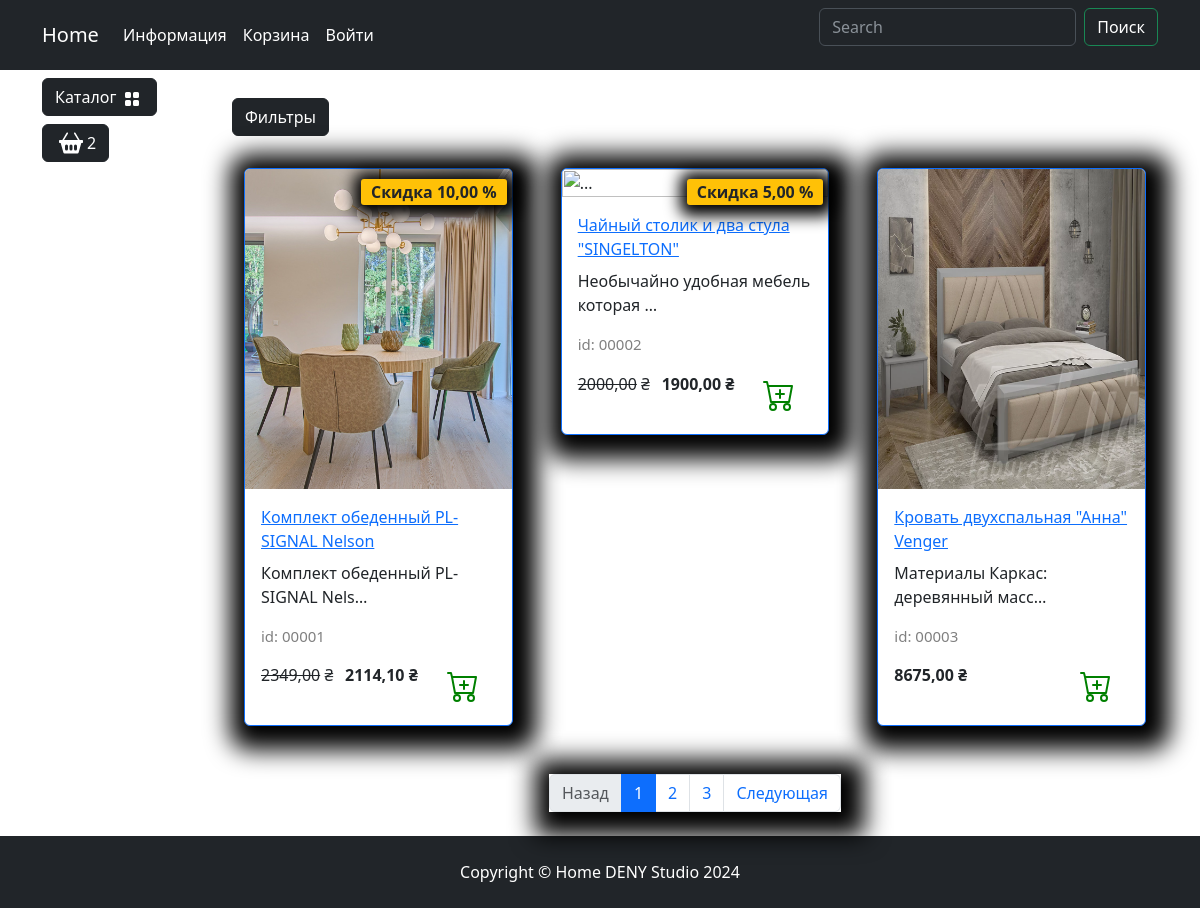
Page /catalog/all/ on the committed database.
### carts/models.py (models this page shows, shortened)
class Cart(models.Model):
    user = models.ForeignKey(to=User, on_delete=models.CASCADE, blank=True, null=True, verbose_name='Пользователь')
    product = models.ForeignKey(to=Products, on_delete=models.CASCADE, verbose_name='Товар')
    quantity = models.PositiveSmallIntegerField(default=0, verbose_name='Количество')
    session_key = models.CharField(max_length=32, null=True, blank=True)
    created_timestamp = models.DateTimeField(auto_now_add=True, verbose_name='Дата добавления')
    class Meta:
        db_table = 'cart'
        verbose_name = "Корзина"
        verbose_name_plural = "Корзина"
    objects = CartQueryset().as_manager()
    def products_price(self):
        return round(self.product.sell_price() * self.quantity, 2)

### goods/models.py (models this page shows, shortened)
class Products(models.Model):
    name = models.CharField(max_length=150, unique=True, verbose_name='Название')
    slug = models.SlugField(max_length=200, unique=True, blank=True, null=False, verbose_name='URL')
    description = models.TextField(blank=True, null=True, verbose_name='Описание товара')
    image = models.ImageField(upload_to='goods_images', blank=True, null=True, verbose_name='Изображение товра')
    price = models.DecimalField(default=0.00, max_digits=7, decimal_places=2, verbose_name='Стоимость товара')
    discount = models.DecimalField(default=0.00, max_digits=7, decimal_places=2, verbose_name='Скидка на товар в %')
    quantity = models.PositiveIntegerField(default=0, verbose_name='Колличество товара')
    category = models.ForeignKey(to=Categories, on_delete=models.CASCADE, verbose_name='Категория')
    class Meta:
        db_table = 'product'
        verbose_name = 'Продукт'
        verbose_name_plural = 'Продукты'
        ordering = ('id',)
    def display_id(self):
        return f"{self.id:05}"
    def sell_price(self):
        if self.discount:
            return round(self.price - self.price * self.discount / 100, 2)
        return self.price

### goods/views.py (the view)
# urls.py: path("catalog/", include("goods.urls", namespace='catalog')),
def catalog(request, category_slug=None):
    page = request.GET.get('page', 1)
    on_sale = request.GET.get('on_sale', None)
    order_by = request.GET.get('order_by', None)
    query = request.GET.get('q', None)
    if category_slug == 'all':
        goods = Products.objects.all()
    elif query:
        goods = q_search(query)
    else:
        goods = get_list_or_404(Products.objects.filter(category__slug=category_slug))
    if on_sale:
        goods = goods.filter(discount__gt=0)
    if order_by and order_by != "default":
        goods = goods.order_by(order_by)
    paginator = Paginator(goods, 3)
    current_page = paginator.page(int(page))
    context: dict[str, str]={
        'title': 'HOUSEHOLDS - catalog',
        'goods': current_page,
        'slug_url': category_slug,
    }
    return render(request, 'goods/catalog.html', context)

### carts/models.py (called while the page is built)
    def total_price(self):
        return sum(cart.products_price() for cart in self)

    def total_quantity(self):
        if self:
            return sum(cart.quantity for cart in self)
        return 0

### carts/templatetags/carts_tags.py (called while the page is built)
@register.simple_tag()
def user_carts(request):
    return get_user_carts(request)

### carts/utils.py (called while the page is built)
def get_user_carts(request):
    if request.user.is_authenticated:
        return Cart.objects.filter(user=request.user).select_related('product')
    if not request.session.session_key:
        request.session.create()
    return Cart.objects.filter(session_key=request.session.session_key).select_related('product')

### goods/templatetags/goods_tags.py (called while the page is built)
@register.simple_tag()
def tag_categories():
    return Categories.objects.all()

@register.simple_tag(takes_context=True)
def change_params(context, **kwargs):
    query: Any = context['request'].GET.dict()
    query.update(kwargs)
    return urlencode(query)

### goods/templates/goods/catalog.html (shortened to what this page needs)
{% extends "base.html" %}
{% load static %}
{% load goods_tags %}
{% block modal_cart %}
{% include 'includes/cart_button.html' %}
{% endblock %}
{% block content %}
                    <div class="row">
                        <div class="dropdown mb-2">
                            <button class="btn btn-secondary dropdown-toggle btn-dark" type="button" data-bs-toggle="dropdown"
                                aria-expanded="false">
                                Фильтры
                            </button>
                        </div>
                     {% for product in goods%}
                        <div class="col-lg-4 col-md-6 p-4">
                            <div class="card border-primary rounded custom-shadow">
                                {% if product.image %}
                                    <img src="{{ product.image.url }}" class="card-img-top" alt="...">
                                {% else %}
                                    <img src="{% static 'deps/images/Not found image.png' %}" class="card-img-top" alt="{{ product.name }}">
                                {% endif %}
                                <div class="card-body">
                                    <a href="{% url 'catalog:product' product.slug %}">
                                        <p class="card-title">{{ product.name }}</p>
                                    </a>
                                    <p class="card-text">{{ product.description|truncatechars:35 }}</p>
                                    <p class="product_id">id: {{ product.display_id }}</p>
                                    <div class="d-flex justify-content-between">
                                        {% if product.discount%}
                                            <p><s>{{ product.price }}</s> ₴</p>
                                            <p><strong>{{ product.sell_price }} ₴</strong></p>
                                            <span class="badge bg-warning text-dark">Скидка {{ product.discount }} %</span>
                                        {% else %}
                                            <p><strong>{{ product.price }} ₴</strong></p>
                                        {% endif %}
                                        <a href="{% url 'cart:cart_add' product.slug %}" class="btn add-to-cart">
                                            <img class="mx-1" src="{% static 'deps/icons/cart-plus.svg' %}" alt="Catalog Icon"
                                                width="32" height="32">
                                        </a>
                                    </div>
                                </div>
                            </div>
                        </div>
                    {% endfor %}
                    </div>
                    <nav aria-label="Page navigation example">
                        <ul class="pagination justify-content-center my-4">
                            <div class="custom-shadow d-flex">
                                <li class="page-item {% if not goods.has_previous %} disabled {%  endif %}">
                                  <a class="page-link" href="{% if goods.has_previous %}?{% change_params page=goods.previous_page_number %}{% else %}#{% endif %}">Назад</a>
                                </li>
                                {% for page in goods.paginator.page_range%}
                                {% if page >= goods.number|add:-2 and page <= goods.number|add:2 %}
                                    <li class="page-item {% if goods.number == page %} active {% endif %}">
                                        <a class="page-link" href="?{% change_params page=page %}">{{ page }}</a>
                                    </li>
                                {%  endif %}
                                {%  endfor %}
                                    <li class="page-item {% if not goods.has_next %} disabled {%  endif %}">
                                  <a class="page-link" href="{% if goods.has_next %}?{% change_params page=goods.next_page_number %}{% else %}#{%  endif %}">Следующая</a>
                                </li>
                            </div>
                        </ul>
                    </nav>
{% endblock %}
{% block footer %}
    <footer class="py-4 bg-dark">
        <div class="container">
            <p class="m-0 text-center text-white">Copyright &copy; Home DENY Studio 2024</p>
        </div>
    </footer>
{% endblock %}

### templates/base.html (shortened to what this page needs)
{% load static %}
{% load goods_tags %}
<html lang="en">
<head>
    <link rel="stylesheet" href="{% static 'deps/css/bootstrap/bootstrap.min.css' %}">
    <link rel="stylesheet" href="{% static 'deps/css/my_css.css' %}">
</head>
<body style="background-image: url('https://img.tsn.ua/cached/435/tsn-e4d2bbace79d9196864837254e47d00a/thumbs/x/5a/21/7d0bb67a5b08a3aa539a00fbe88a215a.jpeg');">
    <header>
        <nav class="navbar navbar-expand-lg bg-dark" data-bs-theme="dark">
            <div class="container">
                <a class="navbar-brand" href="{%  url 'main:index' %}">Home</a>
                <div class="collapse navbar-collapse" id="navbarSupportedContent">
                    <ul class="navbar-nav me-auto mb-2 mb-lg-0">
                        <li class="nav-item dropdown ">
                            <a class="nav-link dropdown-toggle text-white" href="#" role="button"
                                data-bs-toggle="dropdown" aria-expanded="false">
                                Информация
                            </a>
                        </li>
                        <li class="nav-item">
                            <a class="nav-link  text-white" href="{% url 'user:users_cart' %}">Корзина</a>
                        </li>
                        {% if not user.is_authenticated %}
                            <li class="nav-item">
                                <a class="nav-link  text-white" href="{% url 'user:login' %}">Войти</a>
                            </li>
                        {% endif %}
                    </ul>
                    <form class="d-flex" role="search" action="{% url 'catalog:search' %}" method="get">
                        <input class="form-control me-2" type="search" name="q" placeholder="Search" aria-label="Search">
                        <button class="btn btn-outline-success text-white" type="submit">Поиск</button>
                    </form>
                </div>
            </div>
        </nav>
    </header>
    <section>
        <div class="container">
            <div class="row mt-1 position-fixed z-3">
                <div class="dropdown mb-2">
                    <button class="btn btn-secondary dropdown-toggle btn-dark" type="button" data-bs-toggle="dropdown"
                        aria-expanded="false">
                        Каталог
                        <img class="mx-1" src="{% static 'deps/icons/grid-fill.svg' %}" alt="Catalog Icon" width="16"
                            height="16">
                    </button>
                        {% tag_categories as categories %}
                </div>
                {% block modal_cart %}{% endblock %}
            </div>
        </div>
        <div class="container">
            <div class="row mt-1">
                <div class="col-lg-2">
                </div>
                <div class="col-lg-10">
                   {% block content %} {% endblock %}
                </div>
            </div>
        </div>
    </section>
   {% block footer %}
    {% endblock %}
</body>
</html>

### templates/includes/cart_button.html (shortened to what this page needs)
{% load static %}
{% load carts_tags %}
{% user_carts request as carts %}
                <div>
                    <button type="button" class="btn btn-dark btn-secondary d-flex" id="modalButton"
                        aria-expanded="false">
                        <img class="mx-1" src="{% static 'deps/icons/basket2-fill.svg' %}" alt="Catalog Icon" width="24"
                            height="24">
                        <span id="goods-in-cart-count">{{ carts.total_quantity }}</span>
                    </button>
                </div>

### carts/templates/carts/includes/included_cart.html (shortened to what this page needs)
{% load static %}

### templates/includes/notifications.html (shortened to what this page needs)
{% load static %}

### static/deps/css/my_css.css (style rules this page uses)
body { background-image: url("../images/bg-image.jpg"); background-repeat: no-repeat; background-attachment: fixed; background-position: center center; background-size: cover; height: 100%; }
.dropdown-toggle::after { content: none; }
.custom-shadow { box-shadow: 5px 5px 25px 19px #000000; }
.product_id { color: gray; font-size: 15px; }
.badge.bg-warning.text-dark { position: absolute; top: 10px; right: 5px; z-index: 1; padding: 5px 10px; border-radius: 3px; font-size: 1rem; box-shadow: 2px 2px 15px 9px #000000; }

### rows in the picture
Cart: total_quantity "2"
Products: image (picture), name "Комплект обеденный PL- SIGNAL Nelson", description "Комплект обеденный PL- SIGNAL Nels…", display_id "00001", price "2349,00", sell_price "2114,10", discount "10,00"
Products: name "Чайный столик и два стула \"SINGELTON\"", description "Необычайно удобная мебель которая …", display_id "00002", price "2000,00", sell_price "1900,00", discount "5,00"
Products: image (picture), name "Кровать двухспальная \"Анна\" Venger", description "Материалы Каркас: деревянный масс…", display_id "00003", price "8675,00"

### other values in the picture
{{ page }} "1" "2" "3"
